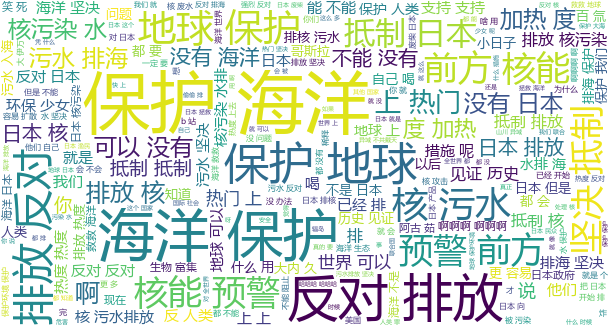

Here is the Python script that generated this plot:
import jieba
import wordcloud
import imageio
from PIL import Image
import numpy as np
#img = imageio.imread('2.png')
img = np.array(Image.open('3.png'))
# 1读取弹幕数据
f = open('弹幕.txt',encoding='utf-8')
text = f.read()
# print(text)
# 2.分词，把一句话分成很多词汇
text_list = jieba.lcut(text)
#print(text_list)
text_str = ' '.join(text_list)
#print(text_str)
# 3.词云图配置
wc = wordcloud.WordCloud(
    width=500,
    height=500,
    background_color='white',
    mask =img,
    stopwords= { '的','了','吗','吧','这','人','不','但','好','让','给','他','还','我','在','有','那','也','是','菇','来','一下','去','谁','吃'},
    font_path='msyh.ttc'
)
wc.generate(text_str)
wc.to_file('词云.png')
